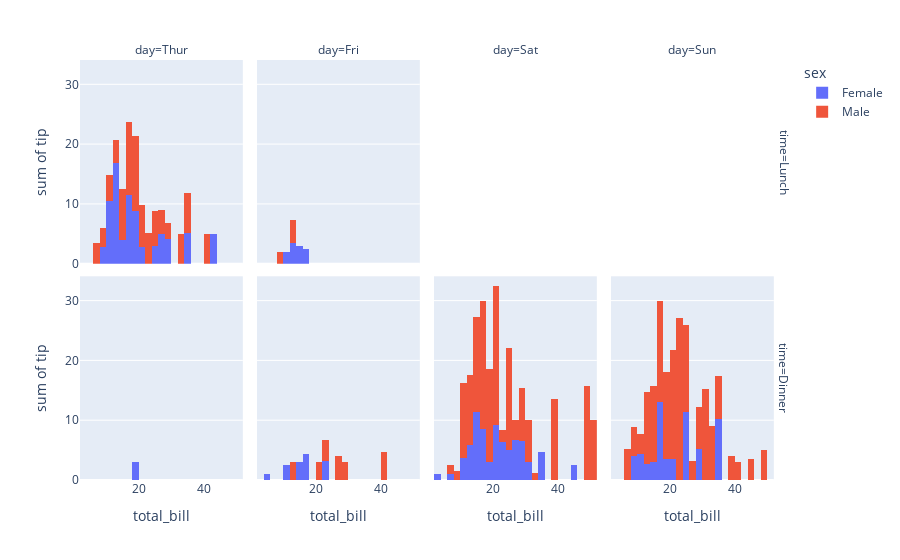

Source (notebook cell):
### Markdown cell above
## Grupowanie histogramów

Najciekawsze jest jednak kopanie w danych głębiej - tzw. faceting - grupowanie wykresów:

### Code cell
import plotly.express as px
df = px.data.tips()
fig = px.histogram(df, x="total_bill", y="tip", color="sex", facet_row="time", facet_col="day",
       category_orders={"day": ["Thur", "Fri", "Sat", "Sun"], "time": ["Lunch", "Dinner"]})
fig.show()

### Figure 1 — Plotly figure (JSON) as saved in the notebook; plotly's stock layout.template omitted (floating-point values rounded to 4 significant figures)
{"data": [{"bingroup": "x", "histfunc": "sum", "hovertemplate": "sex=Female<br>time=Lunch<br>day=Thur<br>total_bill=%{x}<br>sum of tip=%{y}<extra></extra>", "legendgroup": "Female", "marker": {"color": "#636efa", "pattern": {"shape": ""}}, "name": "Female", "orientation": "v", "showlegend": true, "type": "histogram", "x": [10.07, 34.83, 10.65, 12.43, 24.08, 13.42, 12.48, 29.8, 14.52, 11.38, 20.27, 11.17, 12.26, 18.26, 8.51, 10.33, 14.15, 13.16, 17.47, 27.05, 16.43, 8.35, 18.64, 11.87, 19.81, 43.11, 13.0, 12.74, 13.0, 16.4, 16.47], "xaxis": "x5", "y": [1.83, 5.17, 1.5, 1.8, 2.92, 1.68, 2.52, 4.2, 2.0, 2.0, 2.83, 1.5, 2.0, 3.25, 1.25, 2.0, 2.0, 2.75, 3.5, 5.0, 2.3, 1.5, 1.36, 1.63, 4.19, 5.0, 2.0, 2.01, 2.0, 2.5, 3.23], "yaxis": "y5"}, {"bingroup": "x", "histfunc": "sum", "hovertemplate": "sex=Male<br>time=Lunch<br>day=Thur<br>total_bill=%{x}<br>sum of tip=%{y}<extra></extra>", "legendgroup": "Male", "marker": {"color": "#EF553B", "pattern": {"shape": ""}}, "name": "Male", "orientation": "v", "showlegend": true, "type": "histogram", "x": [27.2, 22.76, 17.29, 19.44, 16.66, 32.68, 15.98, 13.03, 18.28, 24.71, 21.16, 11.69, 14.26, 15.95, 8.52, 22.82, 19.08, 16.0, 34.3, 41.19, 9.78, 7.51, 28.44, 15.48, 16.58, 7.56, 10.34, 13.51, 18.71, 20.53], "xaxis": "x5", "y": [4.0, 3.0, 2.71, 3.0, 3.4, 5.0, 2.03, 2.0, 4.0, 5.85, 3.0, 2.31, 2.5, 2.0, 1.48, 2.18, 1.5, 2.0, 6.7, 5.0, 1.73, 2.0, 2.56, 2.02, 4.0, 1.44, 2.0, 2.0, 4.0, 4.0], "yaxis": "y5"}, {"bingroup": "x", "histfunc": "sum", "hovertemplate": "sex=Female<br>time=Dinner<br>day=Thur<br>total_bill=%{x}<br>sum of tip=%{y}<extra></extra>", "legendgroup": "Female", "marker": {"color": "#636efa", "pattern": {"shape": ""}}, "name": "Female", "orientation": "v", "showlegend": false, "type": "histogram", "x": [18.78], "xaxis": "x", "y": [3.0], "yaxis": "y"}, {"bingroup": "x", "histfunc": "sum", "hovertemplate": "sex=Female<br>time=Lunch<br>day=Fri<br>total_bill=%{x}<br>sum of tip=%{y}<extra></extra>", "legendgroup": "Female", "marker": {"color": "#636efa", "pattern": {"shape": ""}}, "name": "Female", "orientation": "v", "showlegend": false, "type": "histogram", "x": [13.42, 15.98, 16.27, 10.09], "xaxis": "x6", "y": [3.48, 3.0, 2.5, 2.0], "yaxis": "y6"}, {"bingroup": "x", "histfunc": "sum", "hovertemplate": "sex=Male<br>time=Lunch<br>day=Fri<br>total_bill=%{x}<br>sum of tip=%{y}<extra></extra>", "legendgroup": "Male", "marker": {"color": "#EF553B", "pattern": {"shape": ""}}, "name": "Male", "orientation": "v", "showlegend": false, "type": "histogram", "x": [12.16, 8.58, 13.42], "xaxis": "x6", "y": [2.2, 1.92, 1.58], "yaxis": "y6"}, {"bingroup": "x", "histfunc": "sum", "hovertemplate": "sex=Female<br>time=Dinner<br>day=Fri<br>total_bill=%{x}<br>sum of tip=%{y}<extra></extra>", "legendgroup": "Female", "marker": {"color": "#636efa", "pattern": {"shape": ""}}, "name": "Female", "orientation": "v", "showlegend": false, "type": "histogram", "x": [5.75, 16.32, 22.75, 11.35, 15.38], "xaxis": "x2", "y": [1.0, 4.3, 3.25, 2.5, 3.0], "yaxis": "y2"}, {"bingroup": "x", "histfunc": "sum", "hovertemplate": "sex=Male<br>time=Dinner<br>day=Fri<br>total_bill=%{x}<br>sum of tip=%{y}<extra></extra>", "legendgroup": "Male", "marker": {"color": "#EF553B", "pattern": {"shape": ""}}, "name": "Male", "orientation": "v", "showlegend": false, "type": "histogram", "x": [28.97, 22.49, 40.17, 27.28, 12.03, 21.01, 12.46], "xaxis": "x2", "y": [3.0, 3.5, 4.73, 4.0, 1.5, 3.0, 1.5], "yaxis": "y2"}, {"bingroup": "x", "histfunc": "sum", "hovertemplate": "sex=Female<br>time=Dinner<br>day=Sat<br>total_bill=%{x}<br>sum of tip=%{y}<extra></extra>", "legendgroup": "Female", "marker": {"color": "#636efa", "pattern": {"shape": ""}}, "name": "Female", "orientation": "v", "showlegend": false, "type": "histogram", "x": [20.29, 15.77, 19.65, 15.06, 20.69, 16.93, 26.41, 16.45, 3.07, 17.07, 26.86, 25.28, 14.73, 44.3, 22.42, 20.92, 14.31, 7.25, 10.59, 10.63, 12.76, 13.27, 28.17, 12.9, 30.14, 22.12, 35.83, 27.18], "xaxis": "x3", "y": [2.75, 2.23, 3.0, 3.0, 2.45, 3.07, 1.5, 2.47, 1.0, 3.0, 3.14, 5.0, 2.2, 2.5, 3.48, 4.08, 4.0, 1.0, 1.61, 2.0, 2.23, 2.5, 6.5, 1.1, 3.09, 2.88, 4.67, 2.0], "yaxis": "y3"}, {"bingroup": "x", "histfunc": "sum", "hovertemplate": "sex=Male<br>time=Dinner<br>day=Sat<br>total_bill=%{x}<br>sum of tip=%{y}<extra></extra>", "legendgroup": "Male", "marker": {"color": "#EF553B", "pattern": {"shape": ""}}, "name": "Male", "orientation": "v", "showlegend": false, "type": "histogram", "x": [20.65, 17.92, 39.42, 19.82, 17.81, 13.37, 12.69, 21.7, 9.55, 18.35, 17.78, 24.06, 16.31, 18.69, 31.27, 16.04, 38.01, 11.24, 48.27, 20.29, 13.81, 11.02, 18.29, 17.59, 20.08, 20.23, 15.01, 12.02, 10.51, 17.92, 15.36, 20.49, 25.21, 18.24, 14.0, 50.81, 15.81, 26.59, 38.73, 24.27, 30.06, 25.89, 48.33, 28.15, 11.59, 7.74, 20.45, 13.28, 24.01, 15.69, 11.61, 10.77, 15.53, 10.07, 12.6, 32.83, 29.03, 22.67, 17.82], "xaxis": "x3", "y": [3.35, 4.08, 7.58, 3.18, 2.34, 2.0, 2.0, 4.3, 1.45, 2.5, 3.27, 3.6, 2.0, 2.31, 5.0, 2.24, 3.0, 1.76, 6.73, 3.21, 2.0, 1.98, 3.76, 2.64, 3.15, 2.01, 2.09, 1.97, 1.25, 3.08, 1.64, 4.06, 4.29, 3.76, 3.0, 10.0, 3.16, 3.41, 3.0, 2.03, 2.0, 5.16, 9.0, 3.0, 1.5, 1.44, 3.0, 2.72, 2.0, 3.0, 3.39, 1.47, 3.0, 1.25, 1.0, 1.17, 5.92, 2.0, 1.75], "yaxis": "y3"}, {"bingroup": "x", "histfunc": "sum", "hovertemplate": "sex=Female<br>time=Dinner<br>day=Sun<br>total_bill=%{x}<br>sum of tip=%{y}<extra></extra>", "legendgroup": "Female", "marker": {"color": "#636efa", "pattern": {"shape": ""}}, "name": "Female", "orientation": "v", "showlegend": false, "type": "histogram", "x": [16.99, 24.59, 35.26, 14.83, 10.33, 16.97, 10.29, 34.81, 25.71, 17.31, 29.85, 25.0, 13.39, 16.21, 17.51, 9.6, 20.9, 18.15], "xaxis": "x4", "y": [1.01, 3.61, 5.0, 3.02, 1.67, 3.5, 2.6, 5.2, 4.0, 3.5, 5.14, 3.75, 2.61, 2.0, 3.0, 4.0, 3.5, 3.5], "yaxis": "y4"}, {"bingroup": "x", "histfunc": "sum", "hovertemplate": "sex=Male<br>time=Dinner<br>day=Sun<br>total_bill=%{x}<br>sum of tip=%{y}<extra></extra>", "legendgroup": "Male", "marker": {"color": "#EF553B", "pattern": {"shape": ""}}, "name": "Male", "orientation": "v", "showlegend": false, "type": "histogram", "x": [10.34, 21.01, 23.68, 25.29, 8.77, 26.88, 15.04, 14.78, 10.27, 15.42, 18.43, 21.58, 16.29, 17.46, 13.94, 9.68, 30.4, 18.29, 22.23, 32.4, 28.55, 18.04, 12.54, 9.94, 25.56, 19.49, 38.07, 23.95, 29.93, 14.07, 13.13, 17.26, 24.55, 19.77, 48.17, 16.49, 21.5, 12.66, 13.81, 24.52, 20.76, 31.71, 7.25, 31.85, 16.82, 32.9, 17.89, 14.48, 34.63, 34.65, 23.33, 45.35, 23.17, 40.55, 20.69, 30.46, 23.1, 15.69], "xaxis": "x4", "y": [1.66, 3.5, 3.31, 4.71, 2.0, 3.12, 1.96, 3.23, 1.71, 1.57, 3.0, 3.92, 3.71, 2.54, 3.06, 1.32, 5.6, 3.0, 5.0, 6.0, 2.05, 3.0, 2.5, 1.56, 4.34, 3.51, 4.0, 2.55, 5.07, 2.5, 2.0, 2.74, 2.0, 2.0, 5.0, 2.0, 3.5, 2.5, 2.0, 3.48, 2.24, 4.5, 5.15, 3.18, 4.0, 3.11, 2.0, 2.0, 3.55, 3.68, 5.65, 3.5, 6.5, 3.0, 5.0, 2.0, 4.0, 1.5], "yaxis": "y4"}], "layout": {"annotations": [{"font": {}, "showarrow": false, "text": "day=Thur", "x": 0.115, "xanchor": "center", "xref": "paper", "y": 1, "yanchor": "bottom", "yref": "paper"}, {"font": {}, "showarrow": false, "text": "day=Fri", "x": 0.365, "xanchor": "center", "xref": "paper", "y": 1, "yanchor": "bottom", "yref": "paper"}, {"font": {}, "showarrow": false, "text": "day=Sat", "x": 0.615, "xanchor": "center", "xref": "paper", "y": 1, "yanchor": "bottom", "yref": "paper"}, {"font": {}, "showarrow": false, "text": "day=Sun", "x": 0.865, "xanchor": "center", "xref": "paper", "y": 1, "yanchor": "bottom", "yref": "paper"}, {"font": {}, "showarrow": false, "text": "time=Dinner", "textangle": 90, "x": 0.98, "xanchor": "left", "xref": "paper", "y": 0.2425, "yanchor": "middle", "yref": "paper"}, {"font": {}, "showarrow": false, "text": "time=Lunch", "textangle": 90, "x": 0.98, "xanchor": "left", "xref": "paper", "y": 0.7575, "yanchor": "middle", "yref": "paper"}], "barmode": "relative", "legend": {"title": {"text": "sex"}, "tracegroupgap": 0}, "margin": {"t": 60}, "xaxis": {"anchor": "y", "domain": [0, 0.23], "title": {"text": "total_bill"}}, "xaxis2": {"anchor": "y2", "domain": [0.25, 0.48], "matches": "x", "title": {"text": "total_bill"}}, "xaxis3": {"anchor": "y3", "domain": [0.5, 0.73], "matches": "x", "title": {"text": "total_bill"}}, "xaxis4": {"anchor": "y4", "domain": [0.75, 0.98], "matches": "x", "title": {"text": "total_bill"}}, "xaxis5": {"anchor": "y5", "domain": [0, 0.23], "matches": "x", "showticklabels": false}, "xaxis6": {"anchor": "y6", "domain": [0.25, 0.48], "matches": "x", "showticklabels": false}, "xaxis7": {"anchor": "y7", "domain": [0.5, 0.73], "matches": "x", "showticklabels": false}, "xaxis8": {"anchor": "y8", "domain": [0.75, 0.98], "matches": "x", "showticklabels": false}, "yaxis": {"anchor": "x", "domain": [0, 0.485], "title": {"text": "sum of tip"}}, "yaxis2": {"anchor": "x2", "domain": [0, 0.485], "matches": "y", "showticklabels": false}, "yaxis3": {"anchor": "x3", "domain": [0, 0.485], "matches": "y", "showticklabels": false}, "yaxis4": {"anchor": "x4", "domain": [0, 0.485], "matches": "y", "showticklabels": false}, "yaxis5": {"anchor": "x5", "domain": [0.515, 1], "matches": "y", "title": {"text": "sum of tip"}}, "yaxis6": {"anchor": "x6", "domain": [0.515, 1], "matches": "y", "showticklabels": false}, "yaxis7": {"anchor": "x7", "domain": [0.515, 1], "matches": "y", "showticklabels": false}, "yaxis8": {"anchor": "x8", "domain": [0.515, 1], "matches": "y", "showticklabels": false}}}
